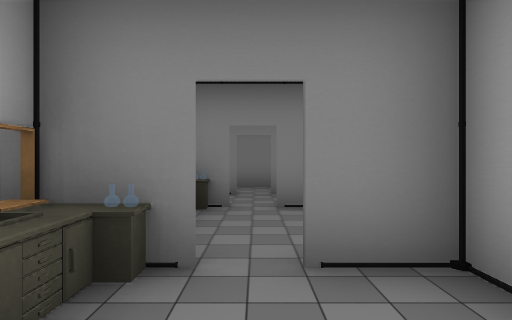
[1] (above)

12 first-person views from a walk through a Unity game level. The camera is 1.5 m above the floor, looks level and sees 75° across. The floor is counted in squares, 2 m on a side. Each view is taken from the middle of a square. On the plan, view 1 faces up. The plan holds only what a view shows up to about 11 squares ahead; the rest is blank. The place goes on beyond the plan. Door leaves are left out, so doorways stand open.

[2]
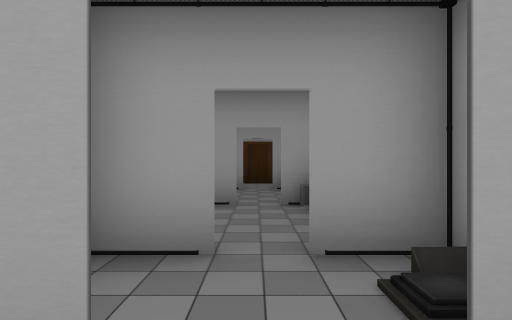

[3]
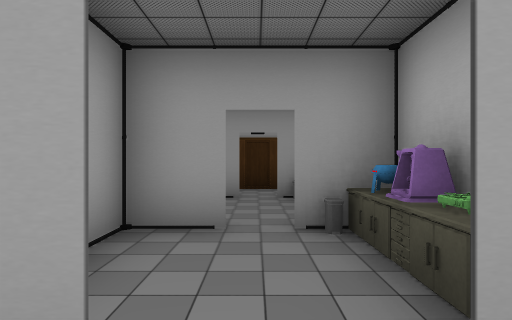

[4]
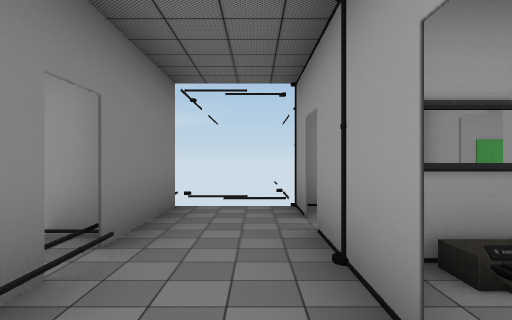

[5]
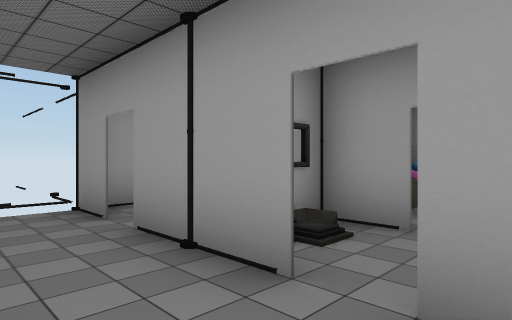

[6]
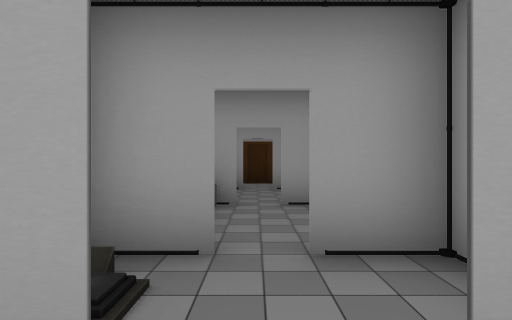

[7]
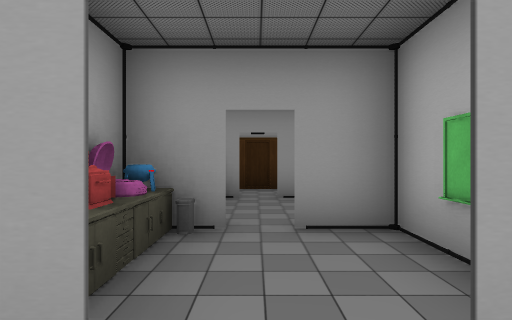

[8]
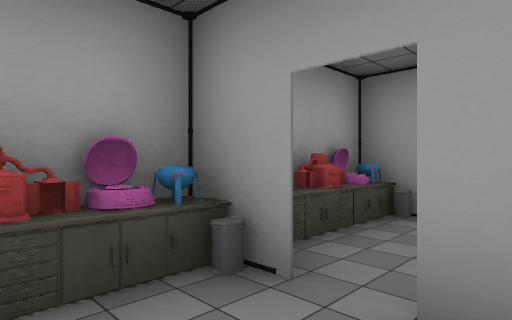

[9]
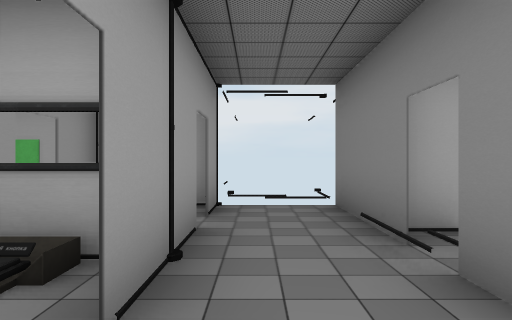

[10]
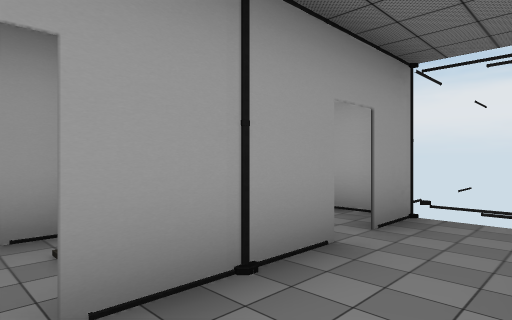

[11]
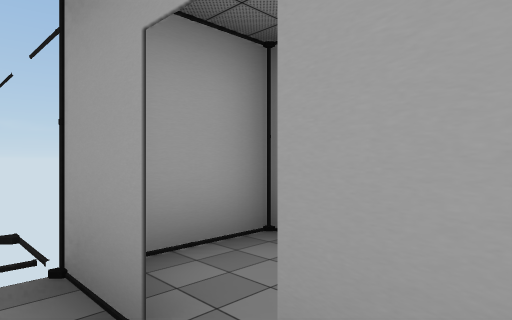

[12]
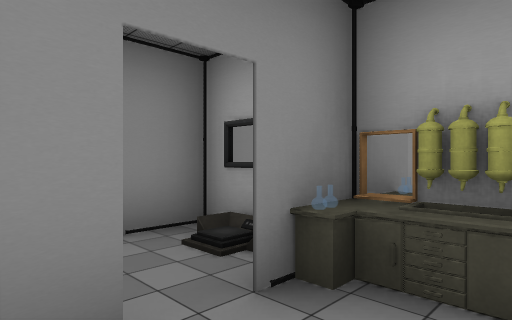

### Floor plan
Points are (right, up) in squares from view 1. A wall is a line through its corners. A room is listed if a view was taken in it or the views show most of it. See-through windows are left out.
Room 1 (view 1)
walls: (-2.8, -0.6) (-0.4, -0.6); (1.5, 2.3) (0.2, 2.3); (-3.9, -0.6) (-3.4, -0.6)
ways out: open door at (-3, 2) to room 3; open door at (0, 2) to room 3; open door at (-3, -1); open door at (0, -1)
objects: other object (-3, 0); other object (-2, 0); other object (-2, 1); other object (-1, 0)
Room 2 (views 2, 9, 10)
walls: (1.5, 9.3) (-0.5, 9.3); (0.2, 7.3) (2.2, 7.3)
ways out: open door at (0, 7) to room 3; opening at (-1, 8) to room 4; open door at (-1.5, 9) to room 4
Room 3 (views 3, 8, 12)
walls: (0.2, 5.4) (1.5, 5.4); (0.2, 2.4) (1.5, 2.4); (0.8, 5.3) (0.2, 5.3); (-3.4, 5.3) (-3.9, 5.3); (-1.5, 6.9) (-1.5, 6); (1.5, 1.9) (1.5, 7.4); (-0.4, 7.3) (-2.6, 7.3); (-4.5, 3.8) (-4.5, 2.4) (-3.4, 2.4); (-4.5, 4.8) (-4.5, 4)
ways out: open door at (-3, 2) to room 1; open door at (0, 2) to room 1; open door at (0, 7) to room 2; open door at (-3, 5) to room 5; open door at (0, 5)
objects: other object (-3, 3); other object (-2, 3); other object (-2, 4); other object (-2, 5); other object (-1, 3); other object (0, 3); other object (0, 4)
Room 4 (views 4, 5, 6, 11)
walls: (-2.8, 7.3) (-0.4, 7.3); (-4.6, 7.3) (-3.4, 7.3); (-0.5, 9.3) (-4.5, 9.3)
ways out: opening at (-1, 8) to room 2; open door at (-1.5, 9) to room 2; open door at (-3, 7) to room 5
Room 5 (view 7)
walls: (-4.6, 5.4) (-3.4, 5.4); (-4.5, 6.9) (-4.5, 6.1); (-1.6, 5.6) (-1.6, 7.4)
low walls: (-2.3, 6) (-2.3, 6.5)
ways out: open door at (-3, 5) to room 3; open door at (-3, 7) to room 4

Where each view was taken, in squares from view 1:
view 1: 0 up, 0 right, facing up
view 2: 8 up, 0 right, facing down
view 3: 6 up, 0 right, facing down
view 4: 8 up, 4 left, facing right
view 5: 9 up, 4 left, facing down-right
view 6: 8 up, 3 left, facing down
view 7: 6 up, 3 left, facing down
view 8: 4 up, 4 left, facing down-right
view 9: 8 up, 1 right, facing left
view 10: 9 up, 0 right, facing down-left
view 11: 8 up, 1 left, facing down-right
view 12: 4 up, 4 left, facing up-right
